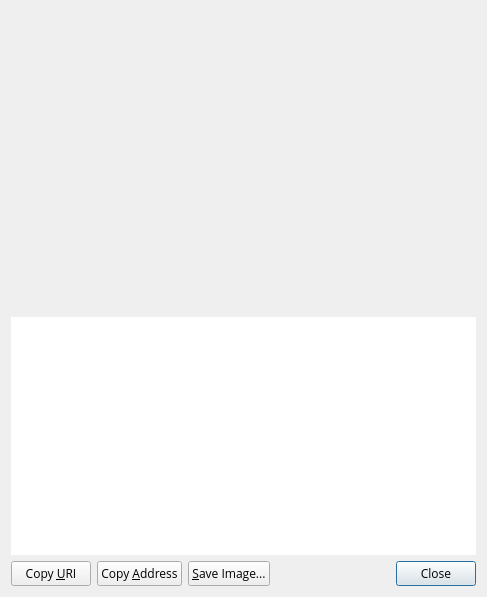
<?xml version="1.0" encoding="UTF-8"?>
<ui version="4.0">
 <class>ReceiveRequestDialog</class>
 <widget class="QDialog" name="ReceiveRequestDialog">
  <property name="geometry">
   <rect>
    <x>0</x>
    <y>0</y>
    <width>487</width>
    <height>597</height>
   </rect>
  </property>
  <layout class="QVBoxLayout" name="verticalLayout_3">
   <item>
    <widget class="QRImageWidget" name="lblQRCode">
     <property name="sizePolicy">
      <sizepolicy hsizetype="Expanding" vsizetype="Fixed">
       <horstretch>0</horstretch>
       <verstretch>0</verstretch>
      </sizepolicy>
     </property>
     <property name="minimumSize">
      <size>
       <width>300</width>
       <height>300</height>
      </size>
     </property>
     <property name="toolTip">
      <string>QR Code</string>
     </property>
     <property name="textFormat">
      <enum>Qt::PlainText</enum>
     </property>
     <property name="alignment">
      <set>Qt::AlignCenter</set>
     </property>
     <property name="wordWrap">
      <bool>true</bool>
     </property>
    </widget>
   </item>
   <item>
    <widget class="QTextEdit" name="outUri">
     <property name="sizePolicy">
      <sizepolicy hsizetype="Expanding" vsizetype="Expanding">
       <horstretch>0</horstretch>
       <verstretch>0</verstretch>
      </sizepolicy>
     </property>
     <property name="minimumSize">
      <size>
       <width>0</width>
       <height>50</height>
      </size>
     </property>
     <property name="font">
      <font>
       <family>Open Sans</family>
      </font>
     </property>
     <property name="frameShape">
      <enum>QFrame::NoFrame</enum>
     </property>
     <property name="frameShadow">
      <enum>QFrame::Plain</enum>
     </property>
     <property name="tabChangesFocus">
      <bool>true</bool>
     </property>
     <property name="textInteractionFlags">
      <set>Qt::TextSelectableByKeyboard|Qt::TextSelectableByMouse</set>
     </property>
    </widget>
   </item>
   <item>
    <layout class="QHBoxLayout" name="horizontalLayout">
     <item>
      <widget class="QPushButton" name="btnCopyURI">
       <property name="font">
        <font>
         <family>Open Sans</family>
        </font>
       </property>
       <property name="text">
        <string>Copy &amp;URI</string>
       </property>
       <property name="autoDefault">
        <bool>false</bool>
       </property>
      </widget>
     </item>
     <item>
      <widget class="QPushButton" name="btnCopyAddress">
       <property name="font">
        <font>
         <family>Open Sans</family>
        </font>
       </property>
       <property name="text">
        <string>Copy &amp;Address</string>
       </property>
       <property name="autoDefault">
        <bool>false</bool>
       </property>
      </widget>
     </item>
     <item>
      <widget class="QPushButton" name="btnSaveAs">
       <property name="font">
        <font>
         <family>Open Sans</family>
        </font>
       </property>
       <property name="text">
        <string>&amp;Save Image...</string>
       </property>
       <property name="autoDefault">
        <bool>false</bool>
       </property>
      </widget>
     </item>
     <item>
      <spacer name="horizontalSpacer_2">
       <property name="orientation">
        <enum>Qt::Horizontal</enum>
       </property>
       <property name="sizeHint" stdset="0">
        <size>
         <width>40</width>
         <height>20</height>
        </size>
       </property>
      </spacer>
     </item>
     <item>
      <widget class="QDialogButtonBox" name="buttonBox">
       <property name="font">
        <font>
         <family>Open Sans</family>
        </font>
       </property>
       <property name="standardButtons">
        <set>QDialogButtonBox::Close</set>
       </property>
      </widget>
     </item>
    </layout>
   </item>
  </layout>
 </widget>
 <customwidgets>
  <customwidget>
   <class>QRImageWidget</class>
   <extends>QLabel</extends>
   <header>receiverequestdialog.h</header>
  </customwidget>
 </customwidgets>
 <resources/>
 <connections>
  <connection>
   <sender>buttonBox</sender>
   <signal>rejected()</signal>
   <receiver>ReceiveRequestDialog</receiver>
   <slot>reject()</slot>
   <hints>
    <hint type="sourcelabel">
     <x>452</x>
     <y>573</y>
    </hint>
    <hint type="destinationlabel">
     <x>243</x>
     <y>298</y>
    </hint>
   </hints>
  </connection>
  <connection>
   <sender>buttonBox</sender>
   <signal>accepted()</signal>
   <receiver>ReceiveRequestDialog</receiver>
   <slot>accept()</slot>
   <hints>
    <hint type="sourcelabel">
     <x>452</x>
     <y>573</y>
    </hint>
    <hint type="destinationlabel">
     <x>243</x>
     <y>298</y>
    </hint>
   </hints>
  </connection>
 </connections>
</ui>
